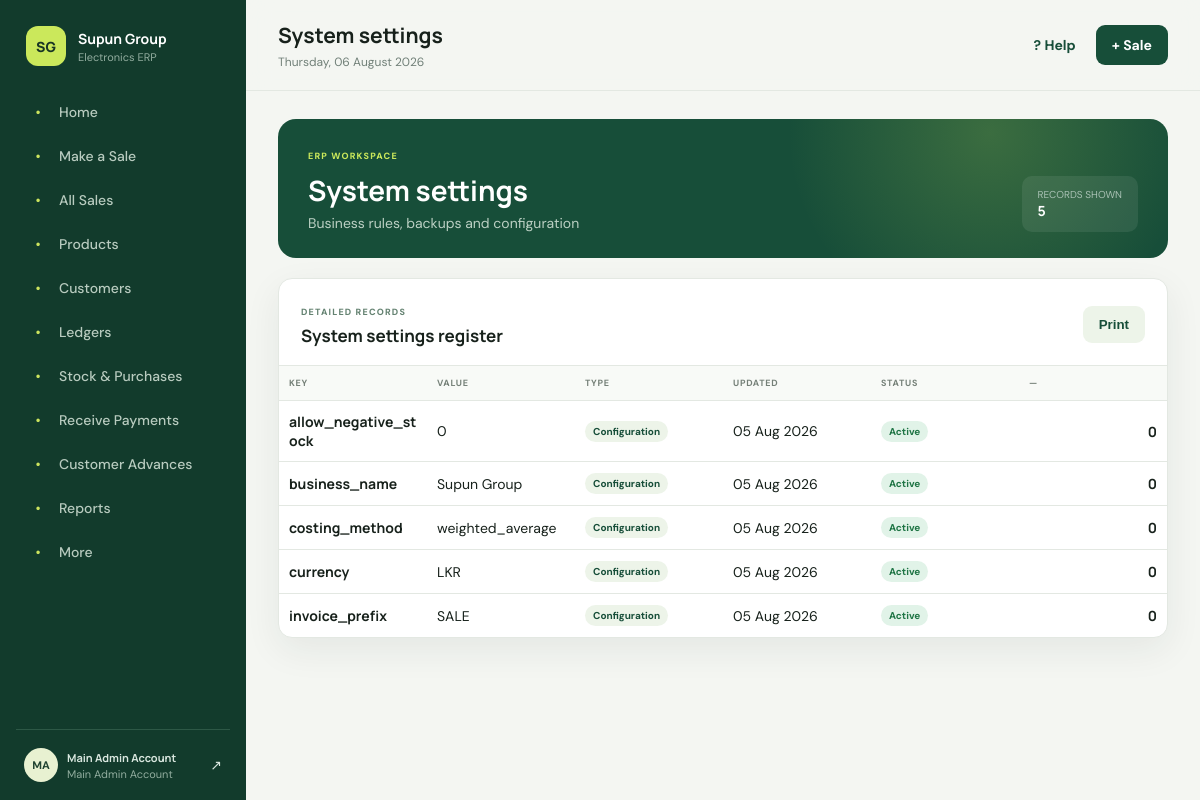
The page /settings.php (signed in) on the database its author committed.
### tables this page shows
CREATE TABLE settings (setting_key VARCHAR(100) PRIMARY KEY, setting_value TEXT, updated_by BIGINT UNSIGNED NULL, updated_at TIMESTAMP DEFAULT CURRENT_TIMESTAMP ON UPDATE CURRENT_TIMESTAMP, FOREIGN KEY(updated_by) REFERENCES users(id));

### settings.php (called while the page is built)
<?php $module='settings';require __DIR__.'/module.php';

### bootstrap.php (called while the page is built, shortened)
<?php
function e(mixed $value): string { return htmlspecialchars((string)$value, ENT_QUOTES, 'UTF-8'); }
function user(): ?array { return $_SESSION['user'] ?? null; }
function can(string $permission): bool {
    $u = user();
    if ($u['role_code'] === 'main_admin') return true;
    return in_array($permission, $u['permissions'] ?? [], true);
}

### module.php (the view, shortened to what this page needs)
<?php
require __DIR__.'/bootstrap.php';require_auth();require __DIR__.'/partials.php';
$m=$modules[$module]??null;if(!$m){http_response_code(404);exit('Unknown module');}[$title,$active,$permission,$subtitle,$sql,$heads]=$m;if(!can($permission)){http_response_code(403);exit('Forbidden');}$rows=$db->query($sql)->fetchAll();
$metrics=[];
page_start($title,$active);?>
<section class="hero"><div><span class="eyebrow">ERP workspace</span><h2><?=e($title)?></h2><p><?=e($subtitle)?></p></div><div class="hero-meta"><span>Records shown</span><b><?=count($rows)?></b></div></section><?php if($metrics):?><section class="kpi-grid"><?php foreach($metrics as [$label,$value]):?><article class="kpi"><div class="kpi-top"><span><?=e($label)?></span><i>↗</i></div><strong><?=money($value)?></strong><small>Posted transactions only</small></article><?php endforeach;?></section><?php endif;?><section class="panel table-panel"><div class="panel-head"><div><span class="eyebrow">Detailed records</span><h3><?=e($title)?> register</h3></div><div><button class="btn secondary" onclick="window.print()">Print</button></div></div><div class="table-wrap"><table><thead><tr><?php foreach($heads as $h):?><th><?=e($h)?></th><?php endforeach;?></tr></thead><tbody><?php if(!$rows):?><tr><td colspan="6"><div class="empty-state compact"><b>No records yet</b><span>This register will fill as operational transactions are posted.</span></div></td></tr><?php endif;?><?php foreach($rows as $r):?><tr><td><b><?=e($r['reference'])?></b><?php if($module==='expenses'&&!empty($r['entity_id'])):?><br><a class="row-edit" href="edit_record.php?type=expense&id=<?=$r['entity_id']?>">Correct</a><?php endif;?></td><td><?=e($r['party'])?></td><td><span class="tag"><?=e(str_replace('_',' ',$r['type']))?></span></td><td><?=date('d M Y',strtotime($r['date']))?></td><td><span class="status active"><?=e($r['status'])?></span></td><td class="right"><b><?=$module==='settings'?e($r['total']):($module==='inventory'?e($r['total']):money($r['total']))?></b></td></tr><?php endforeach;?></tbody></table></div></section><?php page_end();

### partials.php (shortened to what this page needs)
<?php
function nav_items(): array { return [['Home','index.php','dashboard.view'],['Make a Sale','sale.php','sales.create'],['All Sales','sales_list.php','sales.create'],['Products','products.php','products.view'],['Customers','customers.php','customers.view'],['Ledgers','customer_ledgers.php','customers.view'],['Stock & Purchases','purchases.php','purchases.view'],['Receive Payments','payments.php','payments.view'],['Customer Advances','advances.php','payments.view'],['Reports','reports.php','reports.view'],['More','more.php','dashboard.view']]; }
function page_start(string $title,string $active): void { global $config;$u=user();$flash=take_flash(); ?>
<!doctype html><html lang="en"><head><link rel="stylesheet" href="assets/app.css?v=<?=filemtime(__DIR__.'/assets/app.css')?>"><link rel="stylesheet" href="assets/simple.css?v=<?=filemtime(__DIR__.'/assets/simple.css')?>"><link rel="stylesheet" href="assets/layout-fix.css?v=<?=filemtime(__DIR__.'/assets/layout-fix.css')?>"></head><body><aside class="sidebar"><a class="brand" href="index.php"><span class="brand-mark">SG</span><span><b>Supun Group</b><small>Electronics ERP</small></span></a><nav><?php foreach(nav_items() as [$label,$href,$permission]):?><a href="<?=$href?>" class="<?=$active===$href?'active':''?>"><span class="nav-icon">•</span><?=e($label)?></a><?php endforeach;?></nav><div class="sidebar-foot"><div class="avatar"><?=e(strtoupper(substr($u['display_name'],0,2)))?></div><div><b><?=e($u['display_name'])?></b><small><?=e($u['role_name'])?></small></div><a href="logout.php" title="Sign out">↗</a></div></aside><div class="app"><header class="topbar"><div><h1><?=e($title)?></h1><p><?=date('l, d F Y')?></p></div><div class="top-actions"><a class="help-link" href="help.php">? Help</a><a class="btn primary" href="sale.php">+ Sale</a></div></header><main class="content">
<?php }
function page_end(): void { ?></main></div></body></html><?php }

### assets/app.css (style rules this page uses)
:root { --ink:#17211b;--muted:#718078;--paper:#f4f6f2;--card:#fff;--line:#e3e8e2;--green:#174e39;--lime:#cbe85b;--soft:#edf4e9;--danger:#b83b3b;--warn:#ad721b;--shadow:0 12px 36px rgba(31,49,39,.07) }
* { box-sizing:border-box }
body { margin:0;background:var(--paper);color:var(--ink);font-family:'DM Sans',sans-serif;font-size:14px }
h1,h2,h3,strong,b { font-family:'Manrope',sans-serif }
a { color:inherit;text-decoration:none }
.sidebar { position:fixed;inset:0 auto 0 0;width:246px;background:#123b2c;color:#d9e7df;padding:26px 16px 18px;display:flex;flex-direction:column;z-index:10 }
.brand { display:flex;align-items:center;gap:12px;padding:0 10px 26px;color:#fff }
.brand-mark { width:40px;height:40px;display:grid;place-items:center;background:var(--lime);color:#193525;border-radius:12px;font:800 14px Manrope }
.brand span:last-child { display:flex;flex-direction:column }
.brand small,.sidebar-foot small { color:#92ad9f;font-size:11px;margin-top:2px }
.sidebar nav { display:grid;gap:4px }
.sidebar nav a { padding:11px 13px;border-radius:9px;display:flex;gap:12px;align-items:center;font-weight:500;color:#b8cbbf }
.nav-icon { width:18px;text-align:center;color:#cce45e }
.sidebar-foot { margin-top:auto;border-top:1px solid #2d5846;padding:18px 8px 0;display:grid;grid-template-columns:34px 1fr auto;gap:9px;align-items:center }
.sidebar-foot .avatar { width:34px;height:34px;border-radius:50%;background:#e8f1d1;color:#214431;display:grid;place-items:center;font-size:11px;font-weight:700 }
.sidebar-foot div:nth-child(2) { display:flex;flex-direction:column;font-size:11px }
.app { margin-left:246px;min-height:100vh }
.topbar { height:91px;padding:0 32px;border-bottom:1px solid var(--line);display:flex;align-items:center;justify-content:space-between;background:rgba(244,246,242,.92);position:sticky;top:0;z-index:5;backdrop-filter:blur(12px) }
.topbar h1 { font-size:21px;margin:0 }
.topbar p { margin:5px 0 0;color:var(--muted);font-size:12px }
.top-actions { display:flex;align-items:center;gap:10px }
.btn { border:0;border-radius:9px;padding:11px 16px;font-weight:700;cursor:pointer;display:inline-block }
.btn.primary { background:var(--green);color:#fff }
.btn.secondary { background:var(--soft);color:var(--green) }
.content { padding:28px 32px 48px;max-width:1600px;margin:auto }
.hero { background:var(--green);color:white;border-radius:18px;padding:26px 30px;margin-bottom:20px;display:flex;align-items:end;justify-content:space-between;background-image:radial-gradient(circle at 80% 10%,rgba(203,232,91,.2),transparent 28%) }
.hero h2 { font-size:28px;margin:8px 0 5px }
.hero p { color:#bcd0c4;margin:0 }
.hero .eyebrow { color:var(--lime) }
.hero-meta { background:rgba(255,255,255,.08);padding:12px 16px;border-radius:10px;display:flex;flex-direction:column }
.hero-meta span { font-size:10px;text-transform:uppercase;color:#a9c1b4 }
.eyebrow { text-transform:uppercase;letter-spacing:.13em;font-size:9px;font-weight:800;color:#648271 }
.kpi,.panel { background:var(--card);border:1px solid var(--line);border-radius:14px;box-shadow:var(--shadow) }
.panel { padding:22px }
.panel-head { display:flex;justify-content:space-between;align-items:center;margin-bottom:18px }
.panel-head h3 { margin:5px 0 0;font-size:17px }
.table-panel { padding:0 }
.table-panel .panel-head { padding:22px 22px 0 }
.table-wrap { overflow:auto }
table { width:100%;border-collapse:collapse }
th { background:#f8faf7;text-transform:uppercase;letter-spacing:.08em;font-size:9px;color:#758078;text-align:left }
th,td { padding:13px 18px;border-top:1px solid var(--line);white-space:nowrap }
.right { text-align:right }
.tag,.status { display:inline-block;padding:4px 8px;border-radius:20px;font-size:10px;font-weight:700;text-transform:capitalize }
.tag { background:var(--soft);color:var(--green) }
.status.paid,.status.active { background:#e1f3e8;color:#1f7545 }

### assets/simple.css (style rules this page uses)
.help-link { font-weight:700;color:#174e39;padding:10px }

### rows shown on the page
settings: setting_key "allow_negative_stock", setting_value "0", type "Configuration", updated_at "05 Aug 2026", status "Active", total "0"
settings: setting_key "business_name", setting_value "Supun Group", type "Configuration", updated_at "05 Aug 2026", status "Active", total "0"
settings: setting_key "costing_method", setting_value "weighted_average", type "Configuration", updated_at "05 Aug 2026", status "Active", total "0"
settings: setting_key "currency", setting_value "LKR", type "Configuration", updated_at "05 Aug 2026", status "Active", total "0"
settings: setting_key "invoice_prefix", setting_value "SALE", type "Configuration", updated_at "05 Aug 2026", status "Active", total "0"

### other values the page prints
$label "Home"
$label "Make a Sale"
$label "All Sales"
$label "Products"
$label "Customers"
$label "Ledgers"
$label "Stock & Purchases"
$label "Receive Payments"
$label "Customer Advances"
$label "Reports"
$label "More"
substr($u['display_name'],0,2) "MA"
$u['display_name'] "Main Admin Account"
$u['role_name'] "Main Admin Account"
$title "System settings"
